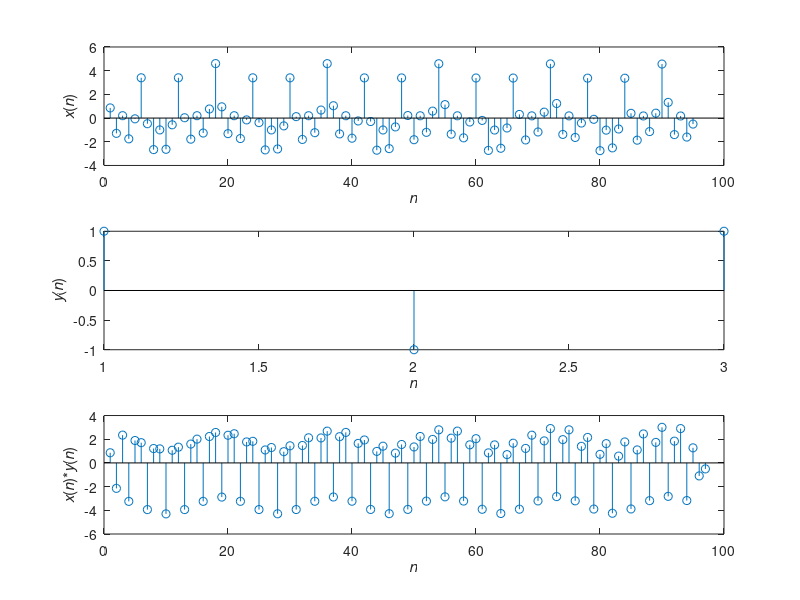

This chart was generated by the following MATLAB code:
clc
clear all;
close all;
n=1:95;
r=2;
omega_x=1:2*pi;

for ii=1:length(n)
   g(ii)=2*cos(pi*.333*(n(ii)))+1.8*cos(pi*.666*(n(ii)))+.8*cos(pi*.11111*(n(ii)));
end

h=[1 -1 1];

n1=length(g);
n2=length(h);
m=n1+n2-1;

h1=[h zeros(1,n2)];
g1=[g zeros(1,n1)];
y=zeros(1,m);

for i=1:m
    y(i)=0;
    for j=1:n2
        if(i-j+1>0)
            y(i)=y(i)+h1(j)*g1(i-j+1);
        end
    end
end



subplot(3,1,1),stem(g)
xlabel('\it{n}')
ylabel('{\itx}({\itn})')
subplot(3,1,2),stem(h)
xlabel('\it{n}')
ylabel('{\ity}({\itn})')
subplot(3,1,3),stem(y)
xlabel('\it{n}')
ylabel('{\itx}({\itn})*{\ity}({\itn})')
